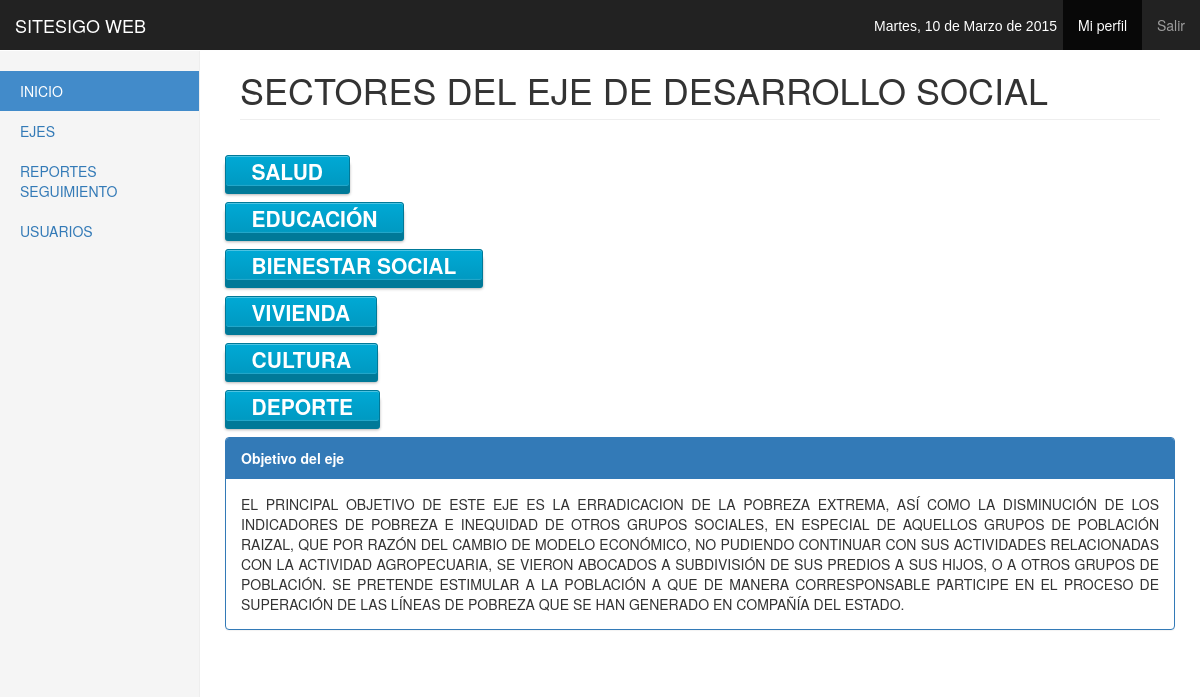
The page /vsector?id=1 (signed in) on the database its author committed.
### tables this page shows
CREATE TABLE IF NOT EXISTS `tbeje` (
`idtbeje` int(11) NOT NULL,
  `nomeje` varchar(100) NOT NULL,
  `objeje` text NOT NULL,
  `codeje` int(11) NOT NULL
);

CREATE TABLE IF NOT EXISTS `tbsector` (
`idtbsector` int(11) NOT NULL,
  `nomsec` varchar(50) NOT NULL,
  `codsec` int(11) NOT NULL,
  `ideje` int(11) NOT NULL
);

### controlador/csector.php (called while the page is built)
<?php
	require 'modelo/msector.php';
	$ins = new Msector();
	$ideje = isset($_GET['id']) ? $_GET['id']:NULL;
	$sectores = $ins->seleccionar_sector_eje($ideje);
	$eje = $ins->seleccionar_eje($ideje);

### modelo/msector.php (called while the page is built, shortened)
<?php
	include('controlador/conexion.php');
	class Msector
	{
		function seleccionar_eje($ideje)
		{
			$sql = "SELECT * FROM tbeje WHERE idtbeje = $ideje;";
			$conexionBD = new conexion();
			$conexionBD->conectarBD();
			$data = $conexionBD->ejeCon($sql,0);
			return $data;
		}
		function seleccionar_sector_eje($eje)
		{
			$sql = "SELECT * FROM tbsector WHERE ideje = $eje;";
			$conexionBD = new conexion();
			$conexionBD->conectarBD();
			$data = $conexionBD->ejeCon($sql,0);
			return $data;
		}
	}

### controlador/configuracion.php (called while the page is built)
<?php
	$serv_db = "localhost";
	$usu_db = "root";
	$pass_db = "";
	$db = "sitesigo";
?>

### controlador/conexion.php (called while the page is built, shortened)
<?php
class conexion
{
	function conectarBD(){
		include("configuracion.php");
		$this->link = mysql_connect($serv_db,$usu_db,$pass_db);
		$db2= mysql_select_db($db);
	}
	function ejeCon($con, $op){
		$this->resultado = mysql_query($con) or
		die("La consulta fallo: ".mysql_error());
		if ($op==0){
			while ($linea = mysql_fetch_array($this->resultado)){
				$arrayResultado[] = $linea;
			}
		}else{
			$arrayResultado[] =0;
		}
		$resarr = isset($arrayResultado) ? $arrayResultado:NULL;
		if($resarr){
			return $arrayResultado;
		}
	}
}
?>

### vista/vsector.php (the view)
<?php require 'controlador/csector.php'; ?>
<h1 class="page-header">SECTORES DEL EJE DE <?php echo $eje[0]['nomeje']; ?></h1>
<div class="row">
    <?php
        for ($i=0; $i < count($sectores); $i++)
        {
    ?>
    <div class="row">
        <div class="col-lg-12 margen">
            <a href="vmetasprod?id=<?php echo $sectores[$i]['idtbsector']; ?>" class="button button-3d-primary button-rounded font"> <strong><?php echo $sectores[$i]['nomsec']; ?></strong></a>
        </div>
    </div>
    <?php
        }
    ?>
    <div class="row">
        <div class="col-lg-12 margen">
            <div class="panel panel-primary">
                <div class="panel-heading"><strong>Objetivo del eje</strong></div>
                <div class="panel-body">
                    <div class="justify">
                        <?php echo $eje[0]['objeje']; ?>
                    </div>
                </div>
            </div>
        </div>
    </div>
</div>

### css/buttons.css (style rules this page uses)
.button { -moz-box-shadow: inset 0px 1px 0px rgba(255, 255, 255, 0.5), 0px 1px 2px rgba(0, 0, 0, 0.15); -webkit-box-shadow: inset 0px 1px 0px rgba(255, 255, 255, 0.5), 0px 1px 2px rgba(0, 0, 0, 0.15); box-shadow: inset 0px 1px 0px rgba(255, 255, 255, 0.5), 0px 1px 2px rgba(0, 0, 0, 0.15); background-color: #EEE; background: -webkit-gradient(linear, 50% 0%, 50% 100%, color-stop(0%, #fbfbfb), color-stop(100%, #e1e1e1)); background: -moz-linear-gradient(top, #fbfbfb, #e1e1e1); background: -webkit-linear-gradient(top, #fbfbfb, #e1e1e1); background: linear-gradient(to bottom, #fbfbfb, #e1e1e1); display: inline-block; vertical-align: middle; *vertical-align: auto; *zoom: 1; *display: inline; border: 1px solid #d4d4d4; height: 32px; line-height: 30px; padding: 0px 25.6px; font-weight: 300; font-size: 14px; font-family: "Helvetica Neue Light", "Helvetica Neue", "Helvetica", "Arial", "Lucida Grande", sans-serif; color: #666; text-shadow: 0 1px 1px white; margin: 0; text-decoration: none; text-align: center; }
.button-rounded { -moz-border-radius: 3px; -webkit-border-radius: 3px; border-radius: 3px; }
.button-3d-primary { -moz-transition-property: all; -o-transition-property: all; -webkit-transition-property: all; transition-property: all; -moz-transition-duration: 0.3s; -o-transition-duration: 0.3s; -webkit-transition-duration: 0.3s; transition-duration: 0.3s; -moz-box-shadow: inset 0px 1px 0px rgba(255, 255, 255, 0.3), inset 0px -1px 1px rgba(255, 255, 255, 0.15), 0px 7px 0px #007998, 0px 8px 3px rgba(0, 0, 0, 0.3); -webkit-box-shadow: inset 0px 1px 0px rgba(255, 255, 255, 0.3), inset 0px -1px 1px rgba(255, 255, 255, 0.15), 0px 7px 0px #007998, 0px 8px 3px rgba(0, 0, 0, 0.3); box-shadow: inset 0px 1px 0px rgba(255, 255, 255, 0.3), inset 0px -1px 1px rgba(255, 255, 255, 0.15), 0px 7px 0px #007998, 0px 8px 3px rgba(0, 0, 0, 0.3); background: -webkit-gradient(linear, 50% 0%, 50% 100%, color-stop(0%, #00a9d5), color-stop(100%, #0099c1)); background: -moz-linear-gradient(top, #00a9d5, #0099c1); background: -webkit-linear-gradient(top, #00a9d5, #0099c1); background: linear-gradient(to bottom, #00a9d5, #0099c1); background-color: #00A1CB; color: #FFFFFF; border: 1px solid #007998; text-shadow: none; position: relative; top: 0px; }

### css/dashboard.css (style rules this page uses)
body { padding-top: 50px; }
.margen { margin-top: 15px; text-align: left; }
.font { font-size: 1.5em; }
.justify { text-align: justify; }
.main .page-header { margin-top: 0; }

### rows shown on the page
tbeje: nomeje "DESARROLLO SOCIAL", objeje "EL PRINCIPAL OBJETIVO DE ESTE EJE ES LA ERRADICACION DE LA POBREZA EXTREMA, ASÍ COMO LA DISMINUCIÓN DE LOS INDICADORES DE POBREZA E INEQUIDAD DE OTROS GRUPOS SOCIALES, EN ESPECIAL DE AQUELLOS GRUPOS DE POBLACIÓN RAIZAL, QUE POR RAZÓN DEL CAMBIO DE MODELO ECONÓMICO, NO PUDIENDO CONTINUAR CON SUS ACTIVIDADES RELACIONADAS CON LA ACTIVIDAD AGROPECUARIA, SE VIERON ABOCADOS A SUBDIVISIÓN DE SUS PREDIOS A SUS HIJOS, O A OTROS GRUPOS DE POBLACIÓN. SE PRETENDE ESTIMULAR A LA POBLACIÓN A QUE DE MANERA CORRESPONSABLE PARTICIPE EN EL PROCESO DE SUPERACIÓN DE LAS LÍNEAS DE POBREZA QUE SE HAN GENERADO EN COMPAÑÍA DEL ESTADO."
tbsector: nomsec "SALUD"
tbsector: nomsec "EDUCACIÓN"
tbsector: nomsec "BIENESTAR SOCIAL"
tbsector: nomsec "VIVIENDA"
tbsector: nomsec "CULTURA"
tbsector: nomsec "DEPORTE"
